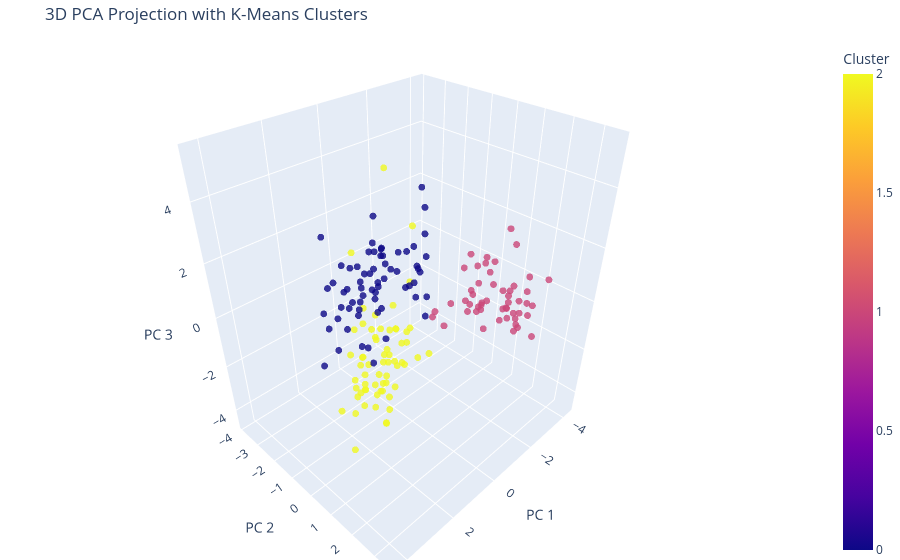

Notebook code for this chart:
### Markdown cell above
### View PCA in 3D

Create `pca3` with three components
and transform the same `X` into `components`. Use a Plotly 3D scatter plot with
the same `clusters` as categorical colours. Rotate the figure to inspect PC3.
This creates another representation of the same samples; do not rerun K-Means.
Keep `pca2` available as the fitted two-component model.

### Code cell
# 1. Fit PCA with 3 components and transform the data
pca3 = PCA(n_components=3, random_state=0)
components = pca3.fit_transform(X)

# 2. Build DataFrame with 3 principal components and existing cluster assignments
principal_df = pd.DataFrame(
    components, 
    columns=['PCA1', 'PCA2', 'PCA3']
)
principal_df["Cluster"] = X_k_means.labels_

# 3. Create interactive 3D scatter plot
fig = px.scatter_3d(
    principal_df,
    x='PCA1',
    y='PCA2',
    z='PCA3',
    color='Cluster',
    title='3D PCA Projection with K-Means Clusters',
    labels={'PCA1': 'PC 1', 'PCA2': 'PC 2', 'PCA3': 'PC 3'},
    opacity=0.8
)

# Optional: Adjust marker size and layout for clearer rotation
fig.update_traces(marker=dict(size=4))
fig.update_layout(
    margin=dict(l=0, r=0, b=0, t=40),
    legend_title_text='Cluster'
)

fig.show()

### Figure 1 — Plotly figure (JSON) as saved in the notebook; plotly's stock layout.template omitted (floating-point values rounded to 4 significant figures; data arrays with more than 128 entries replaced by an {"elided": "..."} marker saying what was removed)
{"data": [{"hovertemplate": "PC 1=%{x}<br>PC 2=%{y}<br>PC 3=%{z}<br>Cluster=%{marker.color}<extra></extra>", "legendgroup": "", "marker": {"color": {"elided": "178 int values"}, "coloraxis": "coloraxis", "opacity": 0.8, "size": 4, "symbol": "circle"}, "mode": "markers", "name": "", "scene": "scene", "showlegend": false, "type": "scatter3d", "x": {"elided": "178 float values"}, "y": {"elided": "178 float values"}, "z": {"elided": "178 float values"}}], "layout": {"coloraxis": {"colorbar": {"title": {"text": "Cluster"}}, "colorscale": [[0, "#0d0887"], [0.1111, "#46039f"], [0.2222, "#7201a8"], [0.3333, "#9c179e"], [0.4444, "#bd3786"], [0.5556, "#d8576b"], [0.6667, "#ed7953"], [0.7778, "#fb9f3a"], [0.8889, "#fdca26"], [1, "#f0f921"]]}, "legend": {"title": {"text": "Cluster"}, "tracegroupgap": 0}, "margin": {"b": 0, "l": 0, "r": 0, "t": 40}, "scene": {"domain": {"x": [0, 1], "y": [0, 1]}, "xaxis": {"title": {"text": "PC 1"}}, "yaxis": {"title": {"text": "PC 2"}}, "zaxis": {"title": {"text": "PC 3"}}}, "title": {"text": "3D PCA Projection with K-Means Clusters"}}}
